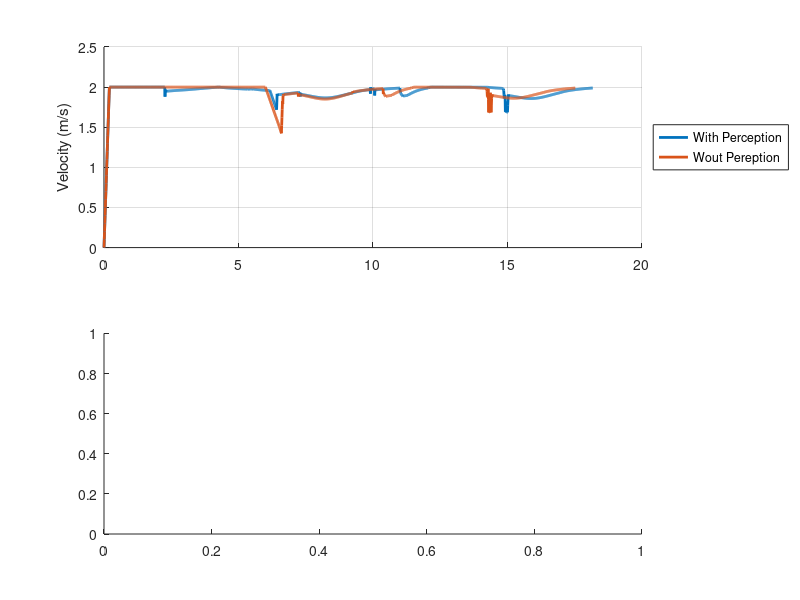

The MATLAB script that drew this image: (Note: this script raises an error after producing the figure.)
%% Load data
load("w_perc.mat");
w_perc = struct("vs",[],"ts",[],"LOSs",[],"ku",[]);
w_perc.vs = post_data.vs;
w_perc.ts = post_data.ts;
w_perc.LOSs = post_data.LOSs;
w_perc.ku = post_data.ku;
load("wout_perc.mat");
wout_perc = struct("vs",[],"ts",[],"LOSs",[],"ku",[]);
wout_perc.vs = post_data.vs;
wout_perc.ts = post_data.ts;
wout_perc.LOSs = post_data.LOSs;
wout_perc.ku = post_data.ku;
%% Plot data
close all;
orange = [0.8500 0.3250 0.0980];
blue = [0 0.4470 0.7410];
figure(1);
subplot(2,1,1);
hold on;
plot(w_perc.ts,w_perc.vs,"Color",blue,"DisplayName","With Perception","LineWidth",2);
plot(wout_perc.ts,wout_perc.vs,"Color",orange,"DisplayName","Wout Pereption","LineWidth",2);
ylabel("Velocity (m/s)");
legend('Location','eastoutside');
grid on;
subplot(2,1,2);
hold on;
yyaxis left;
plot(w_perc.ts,w_perc.LOSs,"-","Color",blue,"DisplayName","With Perception","LineWidth",2);
plot(wout_perc.ts,wout_perc.LOSs,"--","Color",blue,"DisplayName","Wout Perception","LineWidth",2);
ylabel("LOS (m)");
yyaxis right;
plot(w_perc.ts,w_perc.ku,"-","Color",orange,"DisplayName","With Perception","LineWidth",2);
plot(wout_perc.ts,wout_perc.ku,"--","Color",orange,"DisplayName","Wout Perception","LineWidth",2);
ylabel("Known Unknown (m^2)");
legend('Location','eastoutside');
xlabel("Time (s)");
grid on;
sgtitle("Comparing With(out) Perception");